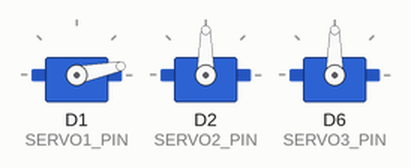
Recording of a program running on a simulated ESP8266 (NodeMCU). On the bench: 3 × servo. What the program prints to the serial monitor is not drawn.

Above: at 1.71 s.
At 19.78 s:
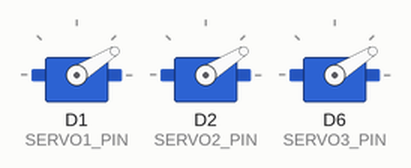
At 25.42 s:
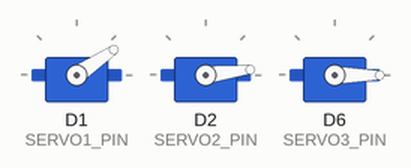
At 29.8 s:
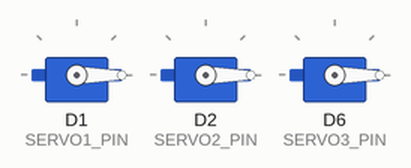
At 31.4 s:
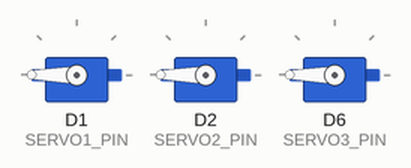
At 32.2 s:
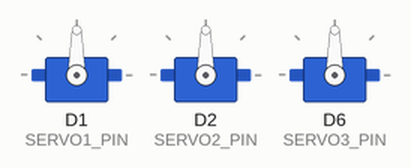
Timing chart, 0 to 40.0 s (numbered marks = the images above):
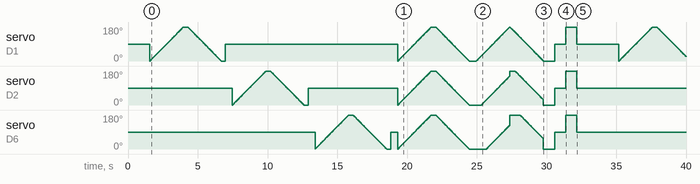

The program:

main.cpp
```cpp
#include <Arduino.h>
#include <Servo.h>
// ============================================
// MG90S – 3 Servo Test
// ESP8266 + PlatformIO
// ============================================
// platformio.ini:
// [env:nodemcuv2]
// platform = espressif8266
// board = nodemcuv2
// framework = arduino
// lib_deps = madhephaestus/ESP8266Servo @ ^1.0.0
// ============================================

#include <Arduino.h>
#include <Servo.h>

// --- Pin Konfiguration ---
#define SERVO1_PIN D1
#define SERVO2_PIN D2
#define SERVO3_PIN D6

// --- MG90S Pulsweitenbereich ---
#define PULSE_MIN  500
#define PULSE_MAX  2500
#define PULSE_MID  1500
#define DELAY_MS   12

Servo servo[3];
const int pins[3] = {SERVO1_PIN, SERVO2_PIN, SERVO3_PIN};

// --- Einzelnen Servo sweepen ---
void sweepServo(int idx, int von, int bis, int schritt = 10) {
  if (von < bis) {
    for (int us = von; us <= bis; us += schritt) {
      servo[idx].writeMicroseconds(us);
      delay(DELAY_MS);
    }
  } else {
    for (int us = von; us >= bis; us -= schritt) {
      servo[idx].writeMicroseconds(us);
      delay(DELAY_MS);
    }
  }
}

// --- Alle Servos gleichzeitig auf Position ---
void alleAufPosition(int us) {
  for (int i = 0; i < 3; i++) {
    servo[i].writeMicroseconds(us);
  }
}

// --- Alle Servos gleichzeitig sweepen ---
void alleSweeepen(int von, int bis, int schritt = 10) {
  if (von < bis) {
    for (int us = von; us <= bis; us += schritt) {
      for (int i = 0; i < 3; i++) servo[i].writeMicroseconds(us);
      delay(DELAY_MS);
    }
  } else {
    for (int us = von; us >= bis; us -= schritt) {
      for (int i = 0; i < 3; i++) servo[i].writeMicroseconds(us);
      delay(DELAY_MS);
    }
  }
}

void setup() {
  Serial.begin(9600);
  delay(500);
  Serial.println("\n=== MG90S – 3 Servo Test ===");

  for (int i = 0; i < 3; i++) {
    servo[i].attach(pins[i], PULSE_MIN, PULSE_MAX);
    servo[i].writeMicroseconds(PULSE_MID);
    Serial.printf("Servo %d: Pin D%d – bereit\n", i + 1, i + 1);
  }
  delay(1000);
}

void loop() {
  // --- Test 1: Nacheinander sweepen ---
  Serial.println("\n[Test 1] Nacheinander: jeder Servo einzeln");
  for (int i = 0; i < 3; i++) {
    Serial.printf("  Servo %d: links → rechts\n", i + 1);
    sweepServo(i, PULSE_MIN, PULSE_MAX);
    delay(300);
    sweepServo(i, PULSE_MAX, PULSE_MIN);
    delay(300);
    servo[i].writeMicroseconds(PULSE_MID);
    delay(500);
  }

  // --- Test 2: Alle gleichzeitig sweepen ---
  Serial.println("\n[Test 2] Alle gleichzeitig: links → rechts → links");
  alleSweeepen(PULSE_MIN, PULSE_MAX);
  delay(300);
  alleSweeepen(PULSE_MAX, PULSE_MIN);
  delay(500);

  // --- Test 3: Welleneffekt (Versetzt) ---
  Serial.println("\n[Test 3] Welleneffekt");
  for (int us = PULSE_MIN; us <= PULSE_MAX; us += 10) {
    servo[0].writeMicroseconds(us);
    servo[1].writeMicroseconds(constrain(us - 300, PULSE_MIN, PULSE_MAX));
    servo[2].writeMicroseconds(constrain(us - 600, PULSE_MIN, PULSE_MAX));
    delay(DELAY_MS);
  }
  for (int us = PULSE_MAX; us >= PULSE_MIN; us -= 10) {
    servo[0].writeMicroseconds(us);
    servo[1].writeMicroseconds(constrain(us + 300, PULSE_MIN, PULSE_MAX));
    servo[2].writeMicroseconds(constrain(us + 600, PULSE_MIN, PULSE_MAX));
    delay(DELAY_MS);
  }

  // --- Test 4: Endpositionen ---
  Serial.println("\n[Test 4] Endpositionen");
  Serial.println("  → Alle Links");
  alleAufPosition(PULSE_MIN);
  delay(800);

  Serial.println("  → Alle Mitte");
  alleAufPosition(PULSE_MID);
  delay(800);

  Serial.println("  → Alle Rechts");
  alleAufPosition(PULSE_MAX);
  delay(800);

  Serial.println("  → Alle Mitte");
  alleAufPosition(PULSE_MID);

  Serial.println("\nPause 3 Sekunden...");
  delay(3000);
}
```
